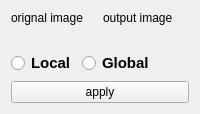
              <widget class="QWidget" name="optimal">
               <attribute name="title">
                <string>optimal</string>
               </attribute>
               <layout class="QGridLayout" name="gridLayout_26">
                <item row="1" column="0">
                 <widget class="QPushButton" name="apply_opt">
                  <property name="text">
                   <string>apply</string>
                  </property>
                 </widget>
                </item>
                <item row="0" column="0">
                 <layout class="QVBoxLayout" name="verticalLayout_72" stretch="1,0">
                  <item>
                   <layout class="QHBoxLayout" name="horizontalLayout_102">
                    <item>
                     <layout class="QVBoxLayout" name="verticalLayout_73">
                      <item>
                       <widget class="QLabel" name="label_org_optimal">
                        <property name="sizePolicy">
                         <sizepolicy hsizetype="Preferred" vsizetype="Fixed">
                          <horstretch>0</horstretch>
                          <verstretch>0</verstretch>
                         </sizepolicy>
                        </property>
                        <property name="text">
                         <string>orignal image</string>
                        </property>
                       </widget>
                      </item>
                      <item>
                       <widget class="QLabel" name="orig_img_optimal">
                        <property name="text">
                         <string/>
                        </property>
                       </widget>
                      </item>
                     </layout>
                    </item>
                    <item>
                     <layout class="QVBoxLayout" name="verticalLayout_74">
                      <item>
                       <widget class="QLabel" name="label_out_optimal">
                        <property name="sizePolicy">
                         <sizepolicy hsizetype="Preferred" vsizetype="Fixed">
                          <horstretch>0</horstretch>
                          <verstretch>0</verstretch>
                         </sizepolicy>
                        </property>
                        <property name="text">
                         <string>output image</string>
                        </property>
                       </widget>
                      </item>
                      <item>
                       <widget class="QLabel" name="output_img_optimal">
                        <property name="text">
                         <string/>
                        </property>
                       </widget>
                      </item>
                     </layout>
                    </item>
                   </layout>
                  </item>
                  <item>
                   <layout class="QHBoxLayout" name="horizontalLayout_103">
                    <item>
                     <layout class="QVBoxLayout" name="verticalLayout_75">
                      <item>
                       <layout class="QHBoxLayout" name="horizontalLayout_104"/>
                      </item>
                      <item>
                       <widget class="QRadioButton" name="radioButton_local_opt">
                        <property name="font">
                         <font>
                          <pointsize>11</pointsize>
                          <bold>true</bold>
                         </font>
                        </property>
                        <property name="text">
                         <string>Local</string>
                        </property>
                       </widget>
                      </item>
                      <item>
                       <layout class="QHBoxLayout" name="horizontalLayout_105"/>
                      </item>
                     </layout>
                    </item>
                    <item>
                     <layout class="QVBoxLayout" name="verticalLayout_76">
                      <item>
                       <layout class="QHBoxLayout" name="horizontalLayout_106">
                        <item>
                         <widget class="QRadioButton" name="radioButton_global_opt">
                          <property name="font">
                           <font>
                            <pointsize>11</pointsize>
                            <bold>true</bold>
                           </font>
                          </property>
                          <property name="text">
                           <string>Global</string>
                          </property>
                         </widget>
                        </item>
                       </layout>
                      </item>
                     </layout>
                    </item>
                   </layout>
                  </item>
                 </layout>
                </item>
               </layout>
              </widget>
